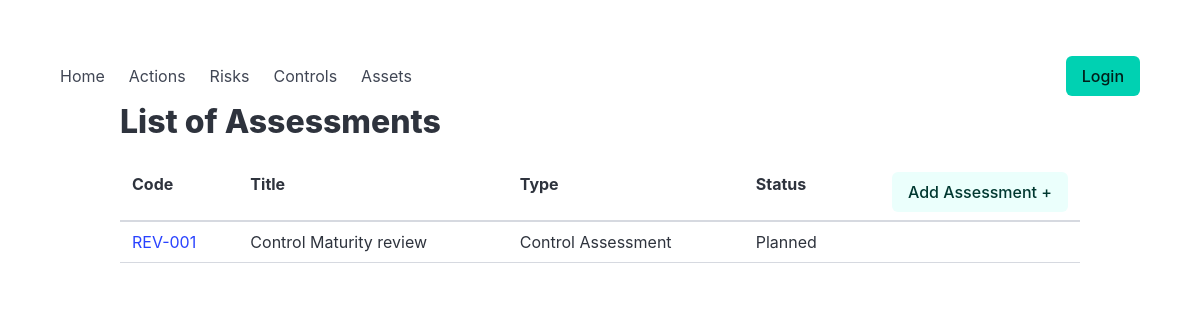
The app's page /assessment/, older data.
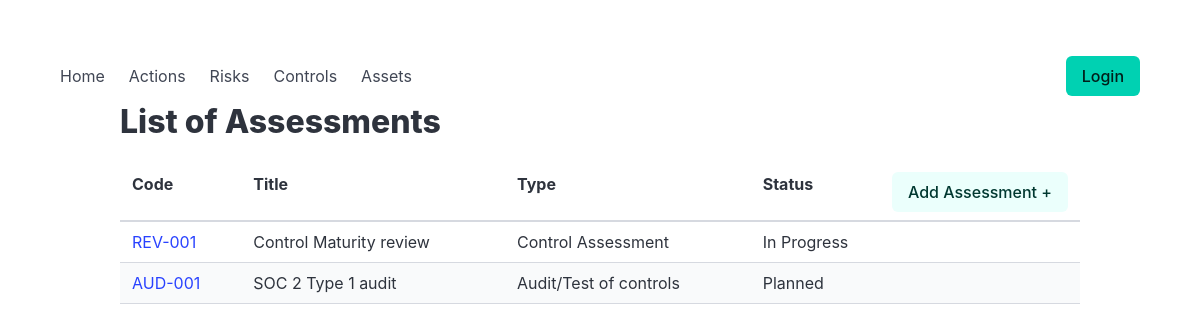
The same page, newer data.
### car/models.py (models this page shows, shortened)
class TimestampedModel(models.Model):
    created_at = models.DateTimeField(auto_now_add=True)
    updated_at = models.DateTimeField(auto_now=True)
    created_by = models.ForeignKey(
        settings.AUTH_USER_MODEL,
        null=True,
        blank=True,
        on_delete=models.SET_NULL,
        related_name="%(class)s_created",
        editable=False,
    )
    updated_by = models.ForeignKey(
        settings.AUTH_USER_MODEL,
        null=True,
        blank=True,
        on_delete=models.SET_NULL,
        related_name="%(class)s_updated",
        editable=False,
    )
    updated_by_username = models.CharField(
        max_length=150,
        blank=True,
        editable=False,
    )
    class Meta:
        abstract = True

class Assessment(TimestampedModel):
    assessment_code = models.CharField( max_length=50, unique=True, help_text="human-readable audit identifier",) #i.e. AUDIT-002)
    title = models.CharField( max_length=255,)
    owner = models.ForeignKey( Owner, related_name="assessments", on_delete=models.PROTECT, blank=True,null=True, help_text="Overall Assessment Owner", )
    assessment_type = models.CharField(max_length=20,choices=AssessmentType.choices, help_text="Important: The assessment type cannot be easily changed after creation. Your assessment scope will be based on the selected type (Risks or Controls).",)
    status = models.CharField( max_length=20, choices=AssessmentStatus.choices,
        default=AssessmentStatus.PLANNED, )
    start_date = models.DateField( null=True, blank=True, )
    due_date = models.DateField( null=True, blank=True,)
    completed_at = models.DateTimeField( null=True, blank=True, )
    description = models.TextField( blank=True, )
    history = HistoricalRecords()
    class Meta:
        ordering = ["-start_date", "assessment_code"]

### car/views.py (the view)
# urls.py: path("assessment/", views.assessment_list, name="assessment_list"),
def assessment_list(request):
    assess_list = Assessment.objects.all()
    context = {"assess_list": assess_list, "ptitle": "List of Assessments", }
    logger.debug("assess_list: accessing by %s", request.user)
    return render(request, "car/assessment_list.html", context)

### car/templates/car/assessment_list.html (shortened to what this page needs)
{% extends "car/base.html" %}
{% block content %}
{% load static %}
    <div class="container">
      <h1 class="title">List of Assessments</h1>
      <table class="table is-striped is-hoverable is-fullwidth">
        <thead>
          <tr>
            <th>Code</th>
            <th>Title</th>
            <th>Type</th>
            <th>Status
                <div style="float: right;"><a href="{% url 'car:assessment_edit' 0 %}">
					<span title="Add new Assessment" class="button is-primary is-light">Add Assessment +</span></a>
			    </div>
            </th>
          </tr>
        </thead>
        <tbody>
          <tr>
        {% for assess in assess_list %}
            <td><a href="{% url 'car:assessment_edit' assess.pk %}">{{ assess.assessment_code }}</a></td>
            <td>{{ assess.title|slice:":80" }}</td>
            <td>{{ assess.get_assessment_type_display }}</td>
            <td>{{ assess.get_status_display }}</td>
          </tr><tr>
        {% empty %}
            <td colspan="4">There are currently no assessments.</td>
        {% endfor %}
          </tr>
        </tbody>
      </table>
    </div>
{% endblock %}

Row changes from the older to the newer data that the page shows:
changed Assessment "REV-001": status "Planned" → "In Progress"
added Assessment: assessment_code "AUD-001", title "SOC 2 Type 1 audit", assessment_type "Audit/Test of controls", status "Planned"
